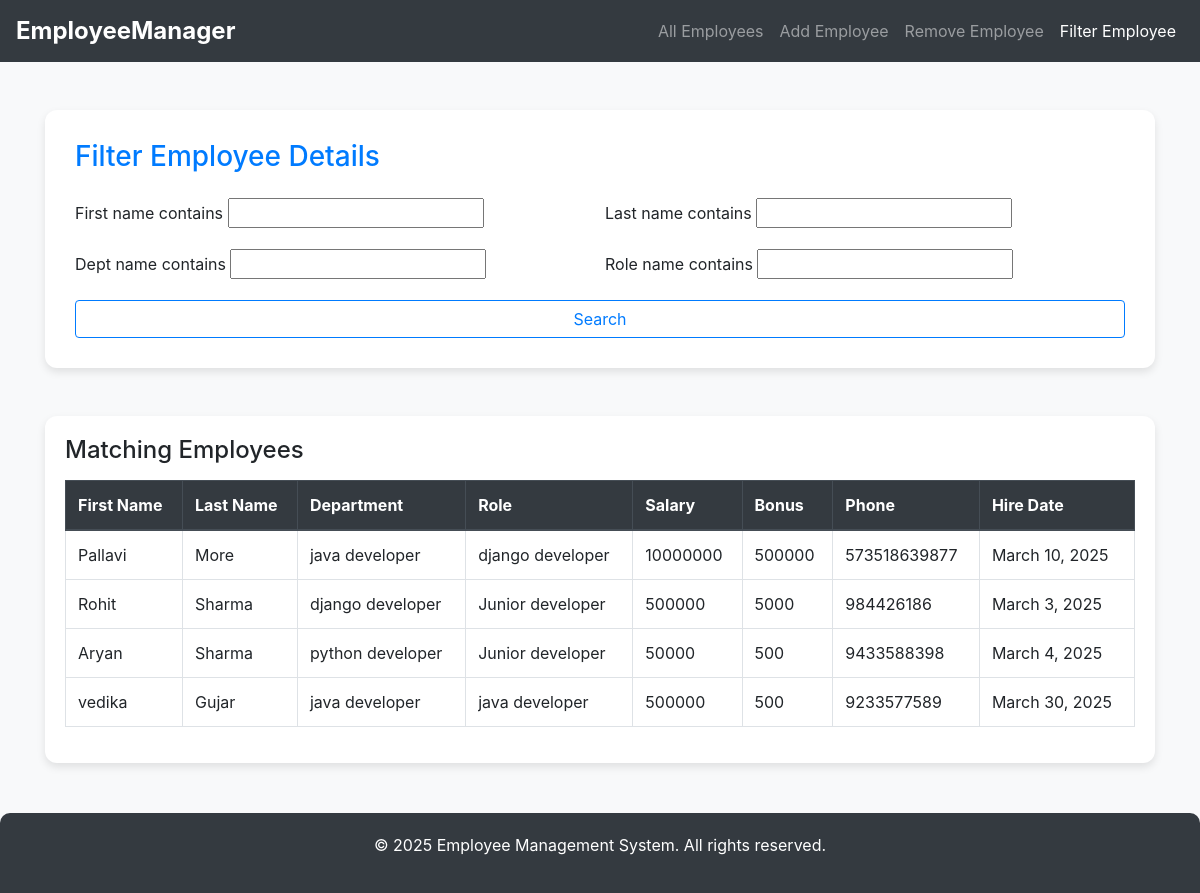
Before: /filter_emp with the older database file.
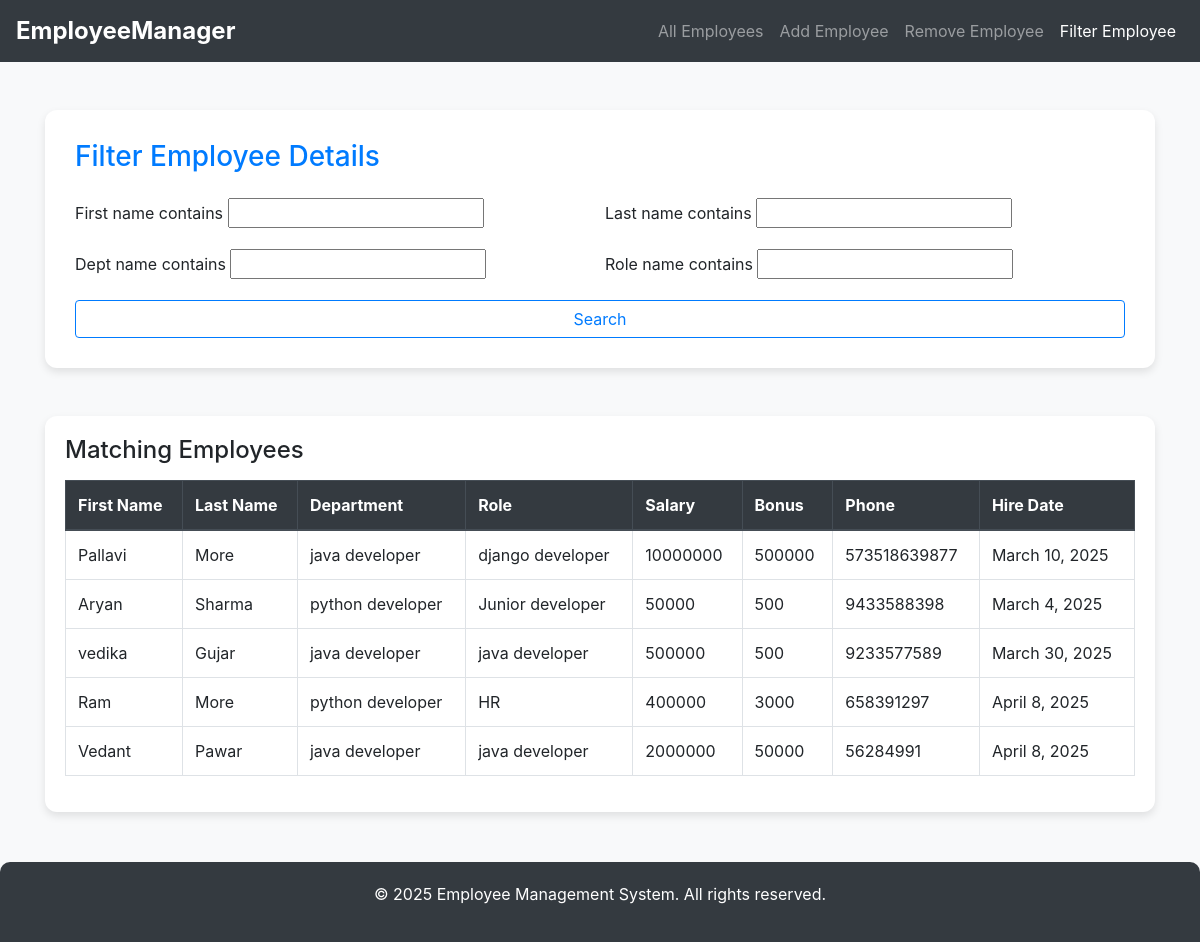
After: the same page with the newer database file.
### emp_app/models.py (models this page shows, shortened)
class Employee(models.Model):
    first_name = models.CharField(max_length=100, null=False)
    last_name = models.CharField(max_length=100)
    dept = models.ForeignKey(Department, on_delete=models.CASCADE)
    salary = models.IntegerField(default=0)
    bonus = models.IntegerField(default=0)
    role = models.ForeignKey(Role, on_delete=models.CASCADE)
    phone = models.IntegerField(default=0)
    hire_date = models.DateField()

class Department(models.Model):
    name = models.CharField(max_length=100, null=False)
    location = models.CharField(max_length=100)

class Role(models.Model):
    name = models.CharField(max_length=100, null=False)

### emp_app/views.py (the view)
# urls.py: path('filter_emp',views.filter_emp, name = 'filter_emp'),
def filter_emp(request):
    employee_list = Employee.objects.all()
    employee_filter = EmployeeFilter(request.GET, queryset=employee_list)
    return render(request, 'filter_emp.html', {'filter': employee_filter})

### emp_app/templates/filter_emp.html (shortened to what this page needs)
<!DOCTYPE html>
<html lang="en">
<head>
  <link rel="stylesheet" href="https://cdn.jsdelivr.net/npm/bootstrap@4.6.2/dist/css/bootstrap.min.css">
</head>
<body>
  <nav class="navbar navbar-expand-lg navbar-dark bg-dark">
    <a class="navbar-brand" href="#">EmployeeManager</a>
    <div class="collapse navbar-collapse" id="navbarNav">
      <ul class="navbar-nav ml-auto">
        <li class="nav-item"><a class="nav-link" href="{% url 'all_emp' %}">All Employees</a></li>
        <li class="nav-item"><a class="nav-link" href="{% url 'add_emp' %}">Add Employee</a></li>
        <li class="nav-item"><a class="nav-link" href="{% url 'remove_emp' %}">Remove Employee</a></li>
        <li class="nav-item active"><a class="nav-link" href="#">Filter Employee</a></li>
      </ul>
    </div>
  </nav>
  <div class="container mt-5">
    <div class="filter-form mb-5">
      <h3 class="text-primary mb-4">Filter Employee Details</h3>
      <form method="get">
        <div class="form-row">
          {% for field in filter.form %}
            <div class="form-group col-md-6">
              <label>{{ field.label }}</label>
              {{ field }}
            </div>
          {% endfor %}
        </div>
        <button type="submit" class="btn btn-outline-primary btn-block">Search</button>
      </form>
    </div>
    <div class="table-container">
      <h4 class="mb-3">Matching Employees</h4>
      <table class="table table-hover table-bordered">
        <thead class="thead-dark">
          <tr>
            <th>First Name</th>
            <th>Last Name</th>
            <th>Department</th>
            <th>Role</th>
            <th>Salary</th>
            <th>Bonus</th>
            <th>Phone</th>
            <th>Hire Date</th>
          </tr>
        </thead>
        <tbody>
          {% for employee in filter.qs %}
          <tr>
            <td>{{ employee.first_name }}</td>
            <td>{{ employee.last_name }}</td>
            <td>{{ employee.dept.name }}</td>
            <td>{{ employee.role.name }}</td>
            <td>{{ employee.salary }}</td>
            <td>{{ employee.bonus }}</td>
            <td>{{ employee.phone }}</td>
            <td>{{ employee.hire_date }}</td>
          </tr>
          {% empty %}
          <tr>
            <td colspan="8" class="text-center text-danger">No employees found.</td>
          </tr>
          {% endfor %}
        </tbody>
      </table>
    </div>
  </div>
  <footer>
    <p>&copy; 2025 Employee Management System. All rights reserved.</p>
  </footer>
</body>
</html>

Changed rows visible on the page:
removed Employee: first_name "Rohit", last_name "Sharma", dept.name "django developer", role.name "Junior developer", salary "500000", bonus "5000", phone "984426186", hire_date "March 3, 2025"
added Employee: first_name "Ram", last_name "More", dept.name "python developer", role.name "HR", salary "400000", bonus "3000", phone "658391297", hire_date "April 8, 2025"
added Employee: first_name "Vedant", last_name "Pawar", dept.name "java developer", role.name "java developer", salary "2000000", bonus "50000", phone "56284991", hire_date "April 8, 2025"
